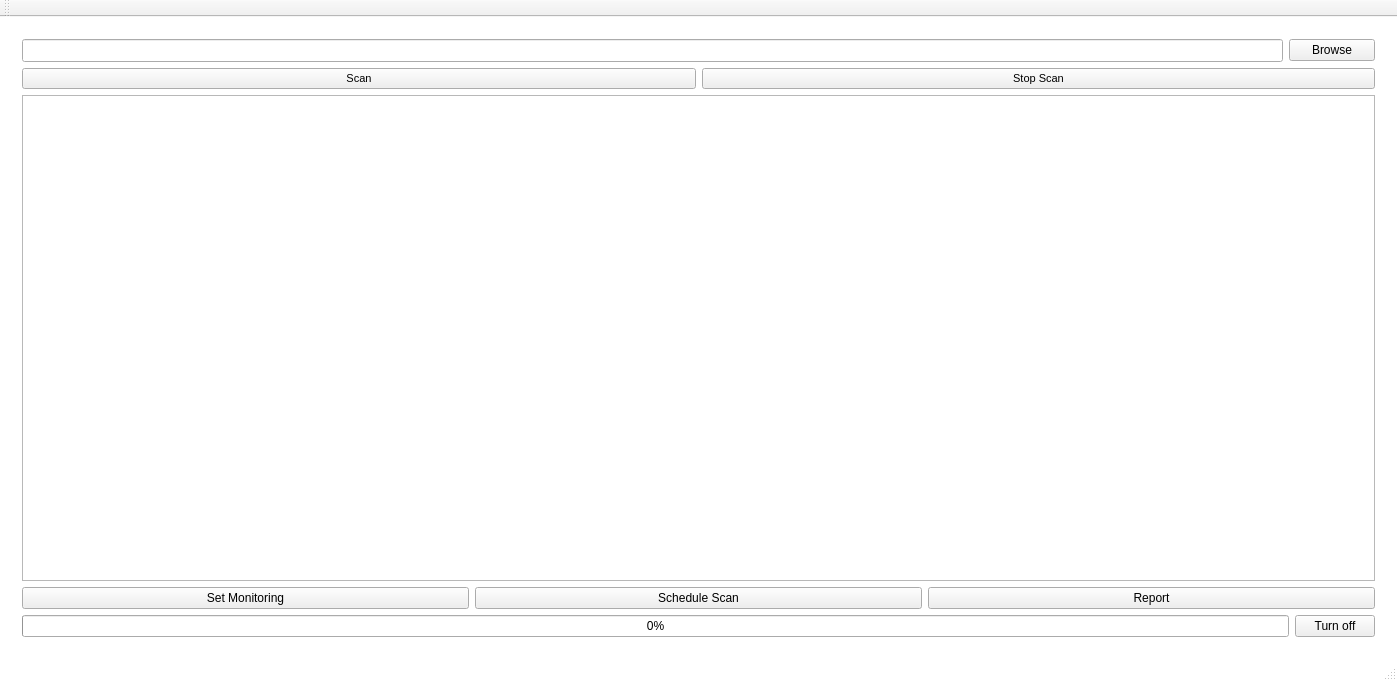
<?xml version="1.0" encoding="UTF-8"?>
<ui version="4.0">
 <class>ClientClass</class>
 <widget class="QMainWindow" name="ClientClass">
  <property name="geometry">
   <rect>
    <x>0</x>
    <y>0</y>
    <width>1397</width>
    <height>681</height>
   </rect>
  </property>
  <property name="font">
   <font>
    <pointsize>8</pointsize>
   </font>
  </property>
  <property name="windowTitle">
   <string>Client</string>
  </property>
  <property name="styleSheet">
   <string notr="true">QMainWindow#ClientClass {
	background-color: white;
}
QStackedWidget#stackedWidget {
	background-color: white;
}</string>
  </property>
  <widget class="QWidget" name="centralWidget">
   <layout class="QGridLayout" name="gridLayout">
    <item row="0" column="0">
     <widget class="QStackedWidget" name="stackedWidget">
      <property name="currentIndex">
       <number>0</number>
      </property>
      <widget class="QWidget" name="page">
       <layout class="QGridLayout" name="gridLayout_5">
        <item row="4" column="3">
         <widget class="QPushButton" name="shutDownButton">
          <property name="styleSheet">
           <string notr="true"/>
          </property>
          <property name="text">
           <string>Turn off</string>
          </property>
         </widget>
        </item>
        <item row="3" column="0" colspan="4">
         <layout class="QHBoxLayout" name="horizontalLayout_7">
          <item>
           <widget class="QPushButton" name="monitorPageButton">
            <property name="sizePolicy">
             <sizepolicy hsizetype="Minimum" vsizetype="Fixed">
              <horstretch>0</horstretch>
              <verstretch>0</verstretch>
             </sizepolicy>
            </property>
            <property name="text">
             <string>Set Monitoring</string>
            </property>
           </widget>
          </item>
          <item>
           <widget class="QPushButton" name="schedulePageButton">
            <property name="sizePolicy">
             <sizepolicy hsizetype="Minimum" vsizetype="Fixed">
              <horstretch>0</horstretch>
              <verstretch>0</verstretch>
             </sizepolicy>
            </property>
            <property name="text">
             <string>Schedule Scan</string>
            </property>
           </widget>
          </item>
          <item>
           <widget class="QPushButton" name="reportButton">
            <property name="sizePolicy">
             <sizepolicy hsizetype="Minimum" vsizetype="Fixed">
              <horstretch>0</horstretch>
              <verstretch>0</verstretch>
             </sizepolicy>
            </property>
            <property name="text">
             <string>Report</string>
            </property>
           </widget>
          </item>
         </layout>
        </item>
        <item row="2" column="0" colspan="4">
         <widget class="QTextEdit" name="reportTextEdit">
          <property name="font">
           <font>
            <pointsize>10</pointsize>
           </font>
          </property>
         </widget>
        </item>
        <item row="4" column="0" colspan="3">
         <widget class="QProgressBar" name="scanProgressBar">
          <property name="value">
           <number>0</number>
          </property>
         </widget>
        </item>
        <item row="0" column="0">
         <widget class="QLineEdit" name="pathLineEdit">
          <property name="font">
           <font>
            <pointsize>10</pointsize>
           </font>
          </property>
         </widget>
        </item>
        <item row="1" column="0" colspan="4">
         <layout class="QHBoxLayout" name="horizontalLayout_9">
          <item>
           <widget class="QPushButton" name="scanButton">
            <property name="font">
             <font>
              <pointsize>8</pointsize>
             </font>
            </property>
            <property name="text">
             <string>Scan</string>
            </property>
           </widget>
          </item>
          <item>
           <widget class="QPushButton" name="stopScanButton">
            <property name="font">
             <font>
              <pointsize>8</pointsize>
             </font>
            </property>
            <property name="text">
             <string>Stop Scan</string>
            </property>
           </widget>
          </item>
         </layout>
        </item>
        <item row="0" column="1" colspan="3">
         <widget class="QPushButton" name="browseButton">
          <property name="text">
           <string>Browse</string>
          </property>
         </widget>
        </item>
       </layout>
      </widget>
      <widget class="QWidget" name="page_2">
       <layout class="QGridLayout" name="gridLayout_3">
        <item row="0" column="0">
         <layout class="QHBoxLayout" name="horizontalLayout_2">
          <item>
           <widget class="QPushButton" name="backButton">
            <property name="text">
             <string>Back</string>
            </property>
           </widget>
          </item>
          <item>
           <spacer name="horizontalSpacer_2">
            <property name="orientation">
             <enum>Qt::Horizontal</enum>
            </property>
            <property name="sizeHint" stdset="0">
             <size>
              <width>40</width>
              <height>20</height>
             </size>
            </property>
           </spacer>
          </item>
         </layout>
        </item>
        <item row="1" column="0" colspan="2">
         <widget class="QListWidget" name="threatList">
          <property name="font">
           <font>
            <pointsize>11</pointsize>
           </font>
          </property>
         </widget>
        </item>
        <item row="2" column="0" colspan="2">
         <layout class="QHBoxLayout" name="horizontalLayout_3">
          <item>
           <widget class="QPushButton" name="deleteButton">
            <property name="text">
             <string>Delete threat</string>
            </property>
           </widget>
          </item>
          <item>
           <widget class="QPushButton" name="quarantineButton">
            <property name="text">
             <string>Quarantine</string>
            </property>
           </widget>
          </item>
          <item>
           <widget class="QPushButton" name="unQuarantineButton">
            <property name="text">
             <string>Remove from quarantine</string>
            </property>
           </widget>
          </item>
         </layout>
        </item>
       </layout>
      </widget>
      <widget class="QWidget" name="page_3">
       <layout class="QGridLayout" name="gridLayout_2">
        <item row="0" column="0">
         <layout class="QHBoxLayout" name="horizontalLayout">
          <item>
           <widget class="QPushButton" name="monitorBackButton">
            <property name="text">
             <string>Back</string>
            </property>
           </widget>
          </item>
          <item>
           <spacer name="horizontalSpacer">
            <property name="orientation">
             <enum>Qt::Horizontal</enum>
            </property>
            <property name="sizeHint" stdset="0">
             <size>
              <width>40</width>
              <height>20</height>
             </size>
            </property>
           </spacer>
          </item>
         </layout>
        </item>
        <item row="1" column="0">
         <widget class="QLineEdit" name="monitorPathEdit">
          <property name="font">
           <font>
            <pointsize>10</pointsize>
           </font>
          </property>
         </widget>
        </item>
        <item row="1" column="1">
         <widget class="QPushButton" name="monitorBrowseButton">
          <property name="text">
           <string>Browse</string>
          </property>
         </widget>
        </item>
        <item row="3" column="0" colspan="2">
         <layout class="QHBoxLayout" name="horizontalLayout_6">
          <item>
           <widget class="QPushButton" name="monitorButton">
            <property name="text">
             <string>Start Monitoring</string>
            </property>
           </widget>
          </item>
          <item>
           <widget class="QPushButton" name="stopMonitorButton">
            <property name="text">
             <string>Stop Monitoring</string>
            </property>
           </widget>
          </item>
         </layout>
        </item>
        <item row="2" column="0" colspan="2">
         <widget class="QTableWidget" name="monitorTable">
          <attribute name="verticalHeaderVisible">
           <bool>false</bool>
          </attribute>
          <column>
           <property name="text">
            <string>Path</string>
           </property>
          </column>
         </widget>
        </item>
       </layout>
      </widget>
      <widget class="QWidget" name="page_4">
       <layout class="QGridLayout" name="gridLayout_4">
        <item row="3" column="0">
         <widget class="QPushButton" name="scheduleScanButton">
          <property name="text">
           <string>Schedule Scan</string>
          </property>
         </widget>
        </item>
        <item row="3" column="1">
         <widget class="QPushButton" name="cancelScheduleScanButton">
          <property name="text">
           <string>Cancel Schedule Scan</string>
          </property>
         </widget>
        </item>
        <item row="2" column="0" colspan="2">
         <widget class="QTableWidget" name="scheduleScanTable">
          <column>
           <property name="text">
            <string>Path</string>
           </property>
          </column>
          <column>
           <property name="text">
            <string>Time</string>
           </property>
          </column>
         </widget>
        </item>
        <item row="1" column="0" colspan="2">
         <layout class="QHBoxLayout" name="horizontalLayout_5">
          <item>
           <widget class="QLineEdit" name="schedulePathEdit">
            <property name="font">
             <font>
              <pointsize>10</pointsize>
             </font>
            </property>
           </widget>
          </item>
          <item>
           <widget class="QPushButton" name="scheduleBrowseButton">
            <property name="text">
             <string>Browse</string>
            </property>
           </widget>
          </item>
          <item>
           <widget class="QTimeEdit" name="scheduleTimeEdit"/>
          </item>
         </layout>
        </item>
        <item row="0" column="0" colspan="2">
         <layout class="QHBoxLayout" name="horizontalLayout_4">
          <item>
           <widget class="QPushButton" name="scheduleBackButton">
            <property name="text">
             <string>Back</string>
            </property>
           </widget>
          </item>
          <item>
           <spacer name="horizontalSpacer_3">
            <property name="orientation">
             <enum>Qt::Horizontal</enum>
            </property>
            <property name="sizeHint" stdset="0">
             <size>
              <width>40</width>
              <height>20</height>
             </size>
            </property>
           </spacer>
          </item>
         </layout>
        </item>
       </layout>
      </widget>
     </widget>
    </item>
   </layout>
  </widget>
  <widget class="QMenuBar" name="menuBar">
   <property name="geometry">
    <rect>
     <x>0</x>
     <y>0</y>
     <width>1397</width>
     <height>26</height>
    </rect>
   </property>
  </widget>
  <widget class="QToolBar" name="mainToolBar">
   <attribute name="toolBarArea">
    <enum>TopToolBarArea</enum>
   </attribute>
   <attribute name="toolBarBreak">
    <bool>false</bool>
   </attribute>
  </widget>
  <widget class="QStatusBar" name="statusBar"/>
 </widget>
 <layoutdefault spacing="6" margin="11"/>
 <resources>
  <include location="Client.qrc"/>
 </resources>
 <connections/>
</ui>
